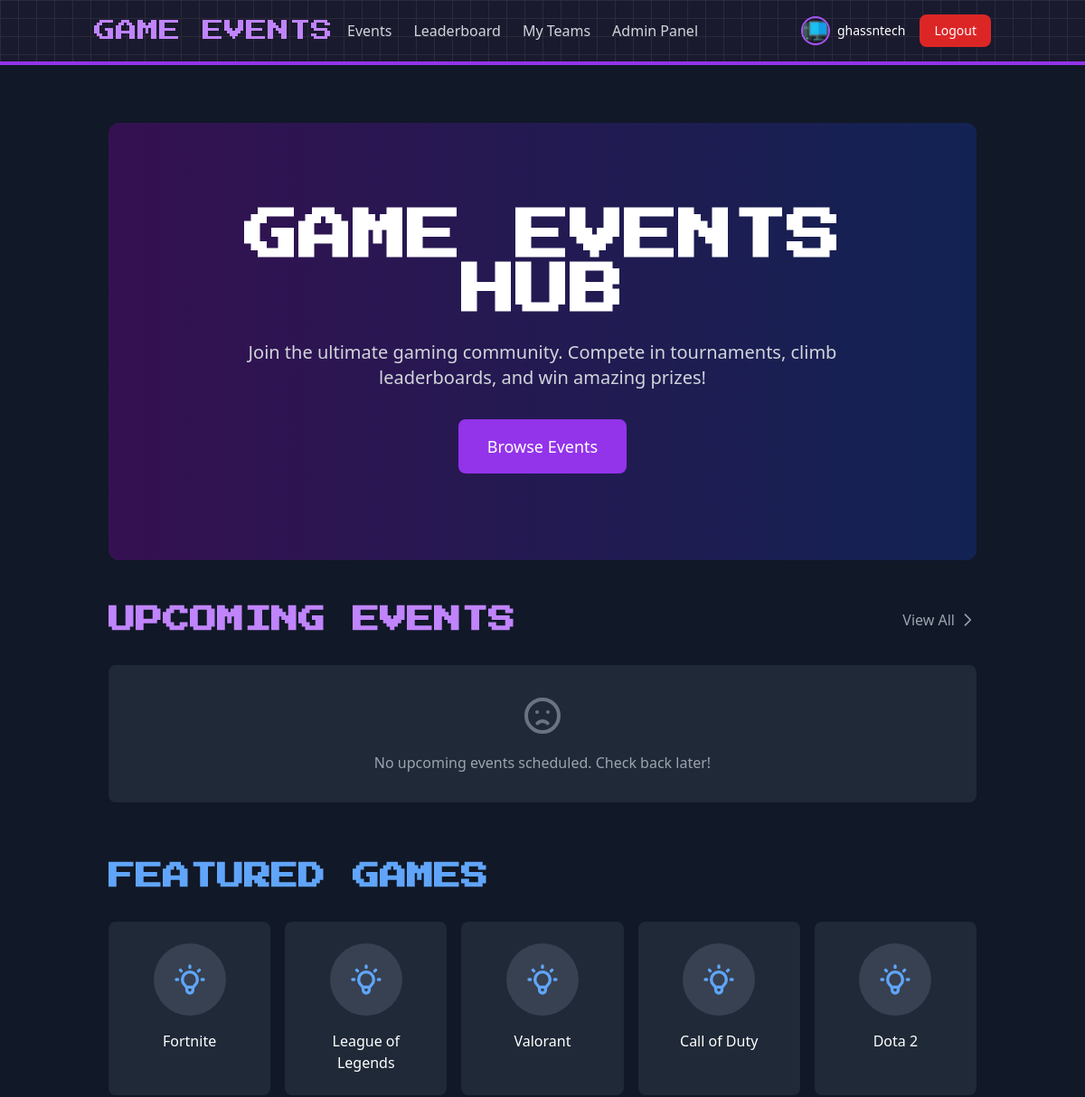
Before: / (signed in, upper part) with the older database file.
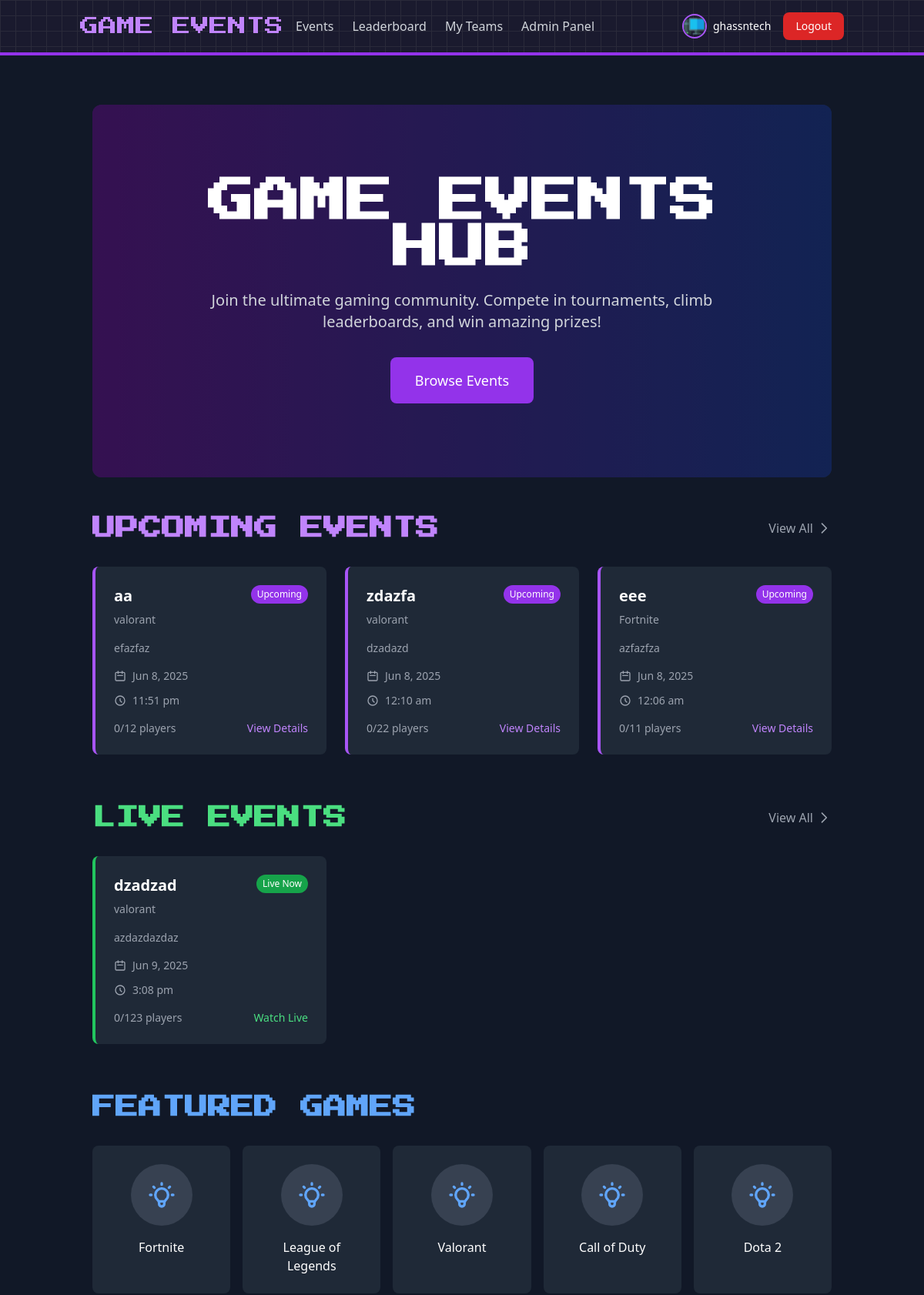
After: the same page with the newer database file.
### tables this page shows
CREATE TABLE `events` (
  `id` int(11) NOT NULL,
  `title` varchar(100) NOT NULL,
  `description` text DEFAULT NULL,
  `game_id` int(11) DEFAULT NULL,
  `start_date` datetime NOT NULL,
  `end_date` datetime NOT NULL,
  `max_participants` int(11) DEFAULT NULL,
  `current_participants` int(11) DEFAULT 0,
  `prize_pool` decimal(10,2) DEFAULT NULL,
  `rules` text DEFAULT NULL,
  `status` enum('upcoming','ongoing','completed','cancelled') DEFAULT 'upcoming',
  `created_by` int(11) DEFAULT NULL,
  `creator` varchar(255) NOT NULL,
  `created_at` timestamp NOT NULL DEFAULT current_timestamp(),
  `updated_at` timestamp NOT NULL DEFAULT current_timestamp() ON UPDATE current_timestamp(),
  `video_url` varchar(255) DEFAULT NULL,
  `video_type` enum('youtube','twitch','custom') DEFAULT NULL,
  `video_thumbnail` varchar(255) DEFAULT NULL
);

CREATE TABLE `games` (
  `id` int(11) NOT NULL,
  `name` varchar(100) NOT NULL,
  `type` varchar(50) DEFAULT NULL,
  `platform` varchar(50) DEFAULT NULL,
  `image` varchar(255) DEFAULT 'default_game.png',
  `created_at` timestamp NOT NULL DEFAULT current_timestamp()
);

### models/Event.php (called while the page is built, shortened)
<?php
require_once __DIR__ . '/../config/database.php';
class Event
{
    private $db;
    public function __construct()
    {
        global $pdo;
        $this->db = $pdo;
    }
    public function getAllEvents($status = null)
    {
        if ($status !== null) {
            $stmt = $this->db->prepare("
                SELECT e.*, g.name AS game_name
                FROM events e
                INNER JOIN games g ON e.game_id = g.id
                WHERE e.status = ?
                ORDER BY e.start_date DESC
            ");
            $stmt->execute([$status]);
            return $stmt->fetchAll();
        }
    }
}

### index.php (the view, shortened to what the changed rows need)
<?php
require_once __DIR__ . '/includes/header.php';
$event = new Event();
$upcomingEvents = $event->getAllEvents('upcoming');
$ongoingEvents = $event->getAllEvents('ongoing');
$featuredGames = ['Fortnite', 'League of Legends', 'Valorant', 'Call of Duty', 'Dota 2'];
?>
<div class="max-w-7xl mx-auto px-4 py-8">
    <div class="relative bg-gradient-to-r from-purple-900 to-blue-900 rounded-xl overflow-hidden mb-12">
        <div class="relative px-8 py-16 md:py-24 text-center">
            <h1 class="text-4xl md:text-6xl font-bold font-gaming text-white mb-6">GAME EVENTS HUB</h1>
        </div>
    </div>
    <div class="mb-16">
        <div class="flex justify-between items-center mb-8">
            <h2 class="text-3xl font-bold font-gaming text-purple-400">UPCOMING EVENTS</h2>
        </div>
        <?php if (empty($upcomingEvents)): ?>
            <div class="bg-gray-800 rounded-lg p-8 text-center">
                <svg class="w-12 h-12 mx-auto text-gray-500" fill="none" stroke="currentColor" viewBox="0 0 24 24" xmlns="http://www.w3.org/2000/svg">
                    <path stroke-linecap="round" stroke-linejoin="round" stroke-width="2" d="M9.172 16.172a4 4 0 015.656 0M9 10h.01M15 10h.01M21 12a9 9 0 11-18 0 9 9 0 0118 0z"></path>
                </svg>
                <p class="mt-4 text-gray-400">No upcoming events scheduled. Check back later!</p>
            </div>
        <?php else: ?>
            <div class="grid grid-cols-1 md:grid-cols-2 lg:grid-cols-3 gap-6">
                <?php foreach (array_slice($upcomingEvents, 0, 3) as $event): ?>
                    <div class="bg-gray-800 rounded-lg overflow-hidden border-l-4 border-purple-500 hover:border-purple-400 transition transform hover:-translate-y-1">
                        <div class="p-6">
                            <div class="flex justify-between items-start mb-4">
                                <div>
                                    <h3 class="font-bold text-xl mb-1"><?php echo htmlspecialchars($event['title']); ?></h3>
                                    <span class="text-sm text-gray-400"><?php echo htmlspecialchars($event['game_name']); ?></span>
                                </div>
                                <span class="bg-purple-600 text-white px-2 py-1 rounded-full text-xs">Upcoming</span>
                            </div>
                            <p class="text-gray-400 text-sm mb-4 line-clamp-2"><?php echo htmlspecialchars($event['description']); ?></p>
                            <div class="flex items-center text-gray-400 text-sm mb-3">
                                <svg class="w-4 h-4 mr-2" fill="none" stroke="currentColor" viewBox="0 0 24 24" xmlns="http://www.w3.org/2000/svg">
                                    <path stroke-linecap="round" stroke-linejoin="round" stroke-width="2" d="M8 7V3m8 4V3m-9 8h10M5 21h14a2 2 0 002-2V7a2 2 0 00-2-2H5a2 2 0 00-2 2v12a2 2 0 002 2z"></path>
                                </svg>
                                <?php echo date('M j, Y', strtotime($event['start_date'])); ?>
                            </div>
                            <div class="flex items-center text-gray-400 text-sm mb-4">
                                <svg class="w-4 h-4 mr-2" fill="none" stroke="currentColor" viewBox="0 0 24 24" xmlns="http://www.w3.org/2000/svg">
                                    <path stroke-linecap="round" stroke-linejoin="round" stroke-width="2" d="M12 8v4l3 3m6-3a9 9 0 11-18 0 9 9 0 0118 0z"></path>
                                </svg>
                                <?php echo date('g:i a', strtotime($event['start_date'])); ?>
                            </div>
                            <div class="flex justify-between items-center">
                                <span class="text-sm text-gray-400"><?php echo $event['current_participants'] . '/' . $event['max_participants']; ?> players</span>
                                <a href="./views/events.php?id=<?php echo $event['id']; ?>" class="text-purple-400 hover:text-purple-300 text-sm font-medium transition">View Details</a>
                            </div>
                        </div>
                    </div>
                <?php endforeach; ?>
            </div>
        <?php endif; ?>
    </div>
    <?php if (!empty($ongoingEvents)): ?>
        <div class="mb-16">
            <div class="flex justify-between items-center mb-8">
                <h2 class="text-3xl font-bold font-gaming text-green-400">LIVE EVENTS</h2>
                <a href="events.php?status=ongoing" class="text-gray-400 hover:text-white transition flex items-center">
                    <span>View All</span>
                    <svg class="w-5 h-5 ml-1" fill="none" stroke="currentColor" viewBox="0 0 24 24" xmlns="http://www.w3.org/2000/svg">
                        <path stroke-linecap="round" stroke-linejoin="round" stroke-width="2" d="M9 5l7 7-7 7"></path>
                    </svg>
                </a>
            </div>
            <div class="grid grid-cols-1 md:grid-cols-2 lg:grid-cols-3 gap-6">
                <?php foreach (array_slice($ongoingEvents, 0, 3) as $event): ?>
                    <div class="bg-gray-800 rounded-lg overflow-hidden border-l-4 border-green-500 hover:border-green-400 transition transform hover:-translate-y-1">
                        <div class="p-6">
                            <div class="flex justify-between items-start mb-4">
                                <div>
                                    <h3 class="font-bold text-xl mb-1"><?php echo htmlspecialchars($event['title']); ?></h3>
                                    <span class="text-sm text-gray-400"><?php echo htmlspecialchars($event['game_name']); ?></span>
                                </div>
                                <span class="bg-green-600 text-white px-2 py-1 rounded-full text-xs">Live Now</span>
                            </div>
                            <p class="text-gray-400 text-sm mb-4 line-clamp-2"><?php echo htmlspecialchars($event['description']); ?></p>
                            <div class="flex items-center text-gray-400 text-sm mb-3">
                                <svg class="w-4 h-4 mr-2" fill="none" stroke="currentColor" viewBox="0 0 24 24" xmlns="http://www.w3.org/2000/svg">
                                    <path stroke-linecap="round" stroke-linejoin="round" stroke-width="2" d="M8 7V3m8 4V3m-9 8h10M5 21h14a2 2 0 002-2V7a2 2 0 00-2-2H5a2 2 0 00-2 2v12a2 2 0 002 2z"></path>
                                </svg>
                                <?php echo date('M j, Y', strtotime($event['start_date'])); ?>
                            </div>
                            <div class="flex items-center text-gray-400 text-sm mb-4">
                                <svg class="w-4 h-4 mr-2" fill="none" stroke="currentColor" viewBox="0 0 24 24" xmlns="http://www.w3.org/2000/svg">
                                    <path stroke-linecap="round" stroke-linejoin="round" stroke-width="2" d="M12 8v4l3 3m6-3a9 9 0 11-18 0 9 9 0 0118 0z"></path>
                                </svg>
                                <?php echo date('g:i a', strtotime($event['start_date'])); ?>
                            </div>
                            <div class="flex justify-between items-center">
                                <span class="text-sm text-gray-400"><?php echo $event['current_participants'] . '/' . $event['max_participants']; ?> players</span>
                                <a href="<?php echo BASE_URL; ?>views/events.php?id=<?php echo $event['id']; ?>" class="text-green-400 hover:text-green-300 text-sm font-medium transition">Watch Live</a>
                            </div>
                        </div>
                    </div>
                <?php endforeach; ?>
            </div>
        </div>
    <?php endif; ?>
    <div class="mb-16">
        <h2 class="text-3xl font-bold font-gaming text-blue-400 mb-8">FEATURED GAMES</h2>
        <div class="grid grid-cols-2 md:grid-cols-3 lg:grid-cols-5 gap-4">
            <?php foreach ($featuredGames as $game): ?>
                <a href="./views/game_leaderboard.php?game=<?php echo urlencode($game); ?>" class="bg-gray-800 hover:bg-gray-700 rounded-lg p-6 text-center transition transform hover:scale-105">
                    <div class="bg-gray-700 rounded-full w-20 h-20 mx-auto mb-4 flex items-center justify-center">
                    </div>
                    <h3 class="font-medium"><?php echo htmlspecialchars($game); ?></h3>
                </a>
            <?php endforeach; ?>
        </div>
    </div>
</div>
<?php include __DIR__ . '/includes/footer.php'; ?>

Changed rows visible on the page:
added events: title "aa", game.name "valorant", description "efazfaz", start_date "Jun 8, 2025", start_date "11:51 pm", current_participants "0", max_participants "12", shown under "UPCOMING EVENTS"
added events: title "zdazfa", game.name "valorant", description "dzadazd", start_date "Jun 8, 2025", start_date "12:10 am", current_participants "0", max_participants "22", shown under "UPCOMING EVENTS"
added events: title "eee", game.name "Fortnite", description "azfazfza", start_date "Jun 8, 2025", start_date "12:06 am", current_participants "0", max_participants "11", shown under "UPCOMING EVENTS"
added events: title "dzadzad", game.name "valorant", description "azdazdazdaz", start_date "Jun 9, 2025", start_date "3:08 pm", current_participants "0", max_participants "123", shown under "LIVE EVENTS"
Other visible differences:
text no longer shown: "No upcoming events scheduled. Check back later!"
text now shown: "LIVE EVENTS View All"
